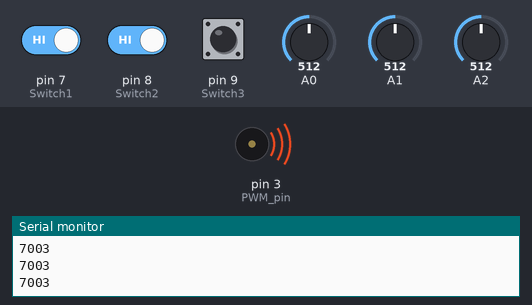
A sketch run on a simulated Arduino Uno, built with avr-gcc and run on an emulated ATmega328P. Parts: buzzer (waves = sounding), the last lines printed to the serial monitor. The inputs (shaded band) are chosen by the test bench; at power-on: pin 7 (Switch1) HIGH, pin 8 (Switch2) HIGH, pin 9 (Switch3) LOW, A0 = 512, A1 = 512, A2 = 512.

Above: at 1.2 s.
1.3 s: pin 7 (Switch1) driven LOW and pin 8 (Switch2) driven LOW
At 1.6 s:
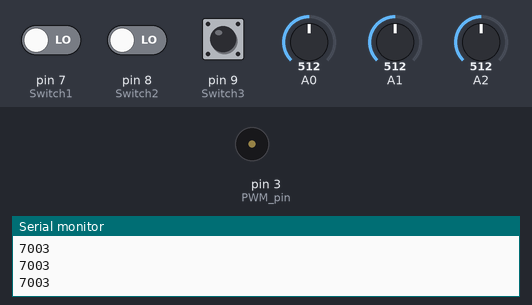
2.8 s: pin 7 (Switch1) driven HIGH
At 3.7 s:
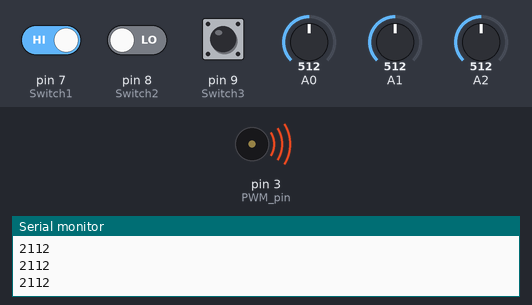
4.3 s: pin 7 (Switch1) driven LOW
At 5.1 s:
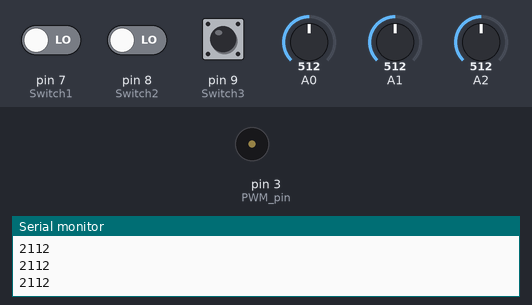
Timing chart, 0 to 7.3 s (numbered marks = the images above; inputs shaded):
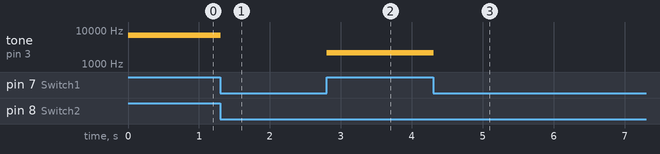

The sketch:

Synthesizer.ino
```cpp
int Freq_Bass = 189;
int Bass_const = 31;
int Freq_Middle = 3779;
int Middle_const = 221;
int Freq_Treble = 5999;
int Treble_const = 4001;
int Switch1 = 7;
int Switch2 = 8;
int Switch3 = 9;
int time = 0;
int PWM_pin = 3;

float Vibrato(float R1, int freq_const, float R2) {
  float a = R1 * freq_const * sin(R2*time/3.14157);
  return a;
};

void Mode() {
  int a1 = digitalRead(Switch1);
  int a2 = digitalRead(Switch2);
  int a3 = digitalRead(Switch3);
  if ((a1 == 0) and (a2 == 0)) {
    noTone(PWM_pin);
  }
  else if ((a1 == 0) and (a2 == 1)) {
    float R1 = analogRead(A1)/1023.0;
    float R2 = analogRead(A2)/1023.0;
    float R = analogRead(A0)/1023.0;
    Serial.println(round(Freq_Bass * R)+Bass_const);
    if (a3 == 1) {
      tone(PWM_pin, round(Freq_Bass * R + Bass_const + Vibrato(R1, Bass_const, R2)));
      delay(1000/round(Freq_Bass * R + Bass_const + Vibrato(R1, Bass_const, R2)));
    }
    else {
      tone(PWM_pin, round(Freq_Bass * R + Bass_const));
      delay(1000/round(Freq_Bass * R + Bass_const));
    }

  }
  else if ((a1 == 1) and (a2 == 0)) {
    float R1 = analogRead(A1)/1023.0;
    float R2 = analogRead(A2)/1023.0;
    float R = analogRead(A0)/1023.0;
    Serial.println(round(Freq_Middle * R)+Middle_const);
    if (a3 == 1) {
      tone(PWM_pin, round(Freq_Middle * R + Middle_const + Vibrato(R1, Middle_const, R2)));
      delay(1000/round(Freq_Middle * R + Middle_const + Vibrato(R1, Middle_const, R2)));
    }
    else {
      tone(PWM_pin, round(Freq_Middle * R + Middle_const));
      delay(1000/round(Freq_Middle * R + Middle_const));
    }
  }
  else if ((a1 == 1) and (a2 == 1)) {
    float R1 = analogRead(A1)/1023.0;
    float R2 = (analogRead(A2)/1023.0);
    float R = analogRead(A0)/1023.0;
    Serial.println(round(Freq_Treble * R)+Treble_const);
    if (a3 == 1) {
      tone(PWM_pin, round(Freq_Treble * R + Treble_const + Vibrato(R1, Treble_const, R2)));
      delay(1/round(Freq_Treble * R + Treble_const + Vibrato(R1, Treble_const, R2)));
    }
    else {
      tone(PWM_pin, round(Freq_Treble * R + Treble_const));
      delay(1000/round(Freq_Treble * R + Treble_const));
    }
  };
}

void setup() {
  Serial.begin(9600);


}

void loop() {
  Mode();
  time++;
}
```

Measured:
- after the input at 1.3 s, tone on pin 3 (PWM_pin): 7003 Hz → silent at once
- after the input at 2.8 s, tone on pin 3 (PWM_pin): silent → 2112 Hz at once
- after the input at 4.3 s, tone on pin 3 (PWM_pin): 2112 Hz → silent at once
